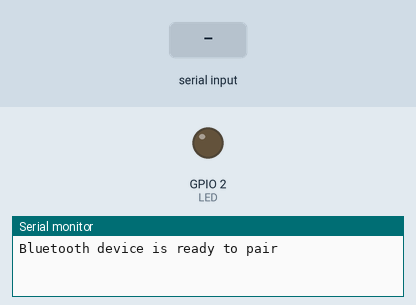
Recording of a sketch running on a simulated ESP32. Parts: output pins drawn as LEDs (lit = HIGH), the last lines printed to the serial monitor. The inputs (shaded band) are chosen by the test bench. Nothing arrives over Bluetooth unless stated.

Above: at 1.2 s.
1.3 s: "1" received over the second serial link
At 2.5 s:
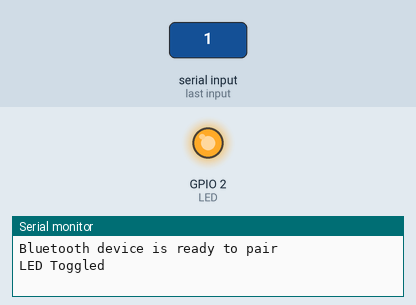
Timing chart, 0 to 4.3 s (numbered marks = the images above; inputs shaded):
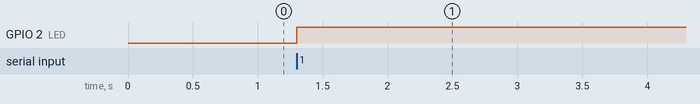

Measured:
- after the input at 1.3 s, GPIO 2 (LED): LOW → HIGH at once

The sketch:

esp32_BTserial_1.ino
```cpp
// esp32 chaapter9
// esp32 bluetooth serial

#include <BluetoothSerial.h>

#define LED 2                     // Built in LED อยู่ที่ GPIO2
int incoming;                     // ตัวแปรเก็บค่าข้อมูลที่อ่านได้ากบลูทูธ
BluetoothSerial ESP32BT;

void setup() {
  Serial.begin(115200);           // เริ่ม Serial monitor
  ESP32BT.begin("ESP32_MyLED");   // เริ่มการทำงานของบลูทูธ ให้ชื่อ ESP32_MyLED
  // แสดงข้อความพร้อมสำหรับการจับคู่บลูทูธ
  Serial.println("Bluetooth device is ready to pair");
  pinMode(LED, OUTPUT);
  digitalWrite(LED, LOW);         // ให้ LED ดับไว้ก่อน
}

void loop() {
  // ถ้าได้รับข้อมูลอะไรก็ตามทางบลูทูธ
  if(ESP32BT.available()){
    incoming = ESP32BT.read();    // อ่านค่าว่าค่าที่เข้ามาคืออะไร
    // ถ้าข้อมูลที่เข้ามาคือ ASCII รหัส 49 (เลข 1) ให้กลับสถานะ LED
    // และแสดงทาง Serial monitor, Bluetooth
    if(incoming == 49){
      digitalWrite(LED, !(digitalRead(LED)));
      Serial.println("LED Toggled");
      ESP32BT.println("LED Toggled");
    }
  }
}
```
